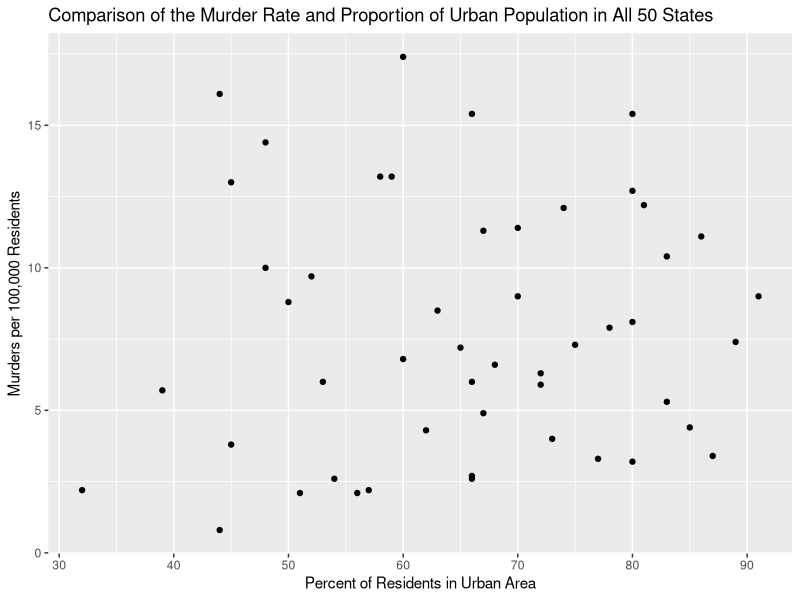

Write the R code that produced this figure.
## ---- chunk 1
knitr::opts_chunk$set(echo = FALSE)
library(tidyverse)
## ---- chunk 2
ggplot(USArrests, aes(x=UrbanPop, y=Murder))+
   geom_point() +
   labs(title = "Comparison of the Murder Rate and Proportion of Urban Population in All 50 States", x =  "Percent of Residents in Urban Area", y = "Murders per 100,000 Residents", )
